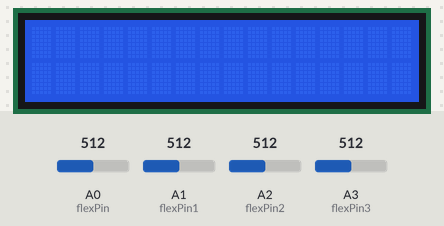
Bench run of a sketch on a simulated Arduino Uno, built with avr-gcc and run on an emulated ATmega328P. On the bench: 16×2 character LCD. The test bench sets the inputs (shaded band); at power-on: A0 (flexPin) = 512, A1 (flexPin1) = 512, A2 (flexPin2) = 512, A3 (flexPin3) = 512. Storage starts empty; the audio player accepts every command and is not drawn; what the sketch prints to the serial monitor is not drawn.

Above: at 1.2 s.
1.3 s: A0 (flexPin) set to 441
4.2 s: A0 (flexPin) set to 411
At 6.6 s:
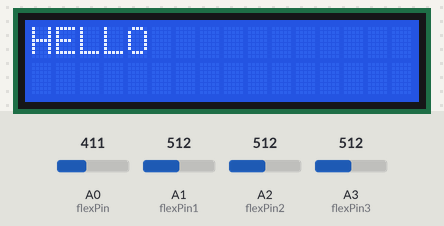
8.3 s: A1 (flexPin1) set to 415
At 10.9 s:
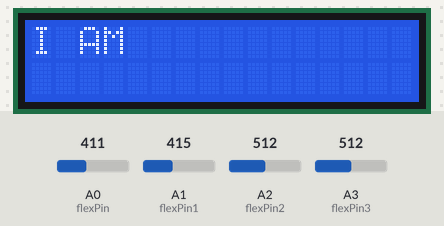
12.4 s: A2 (flexPin2) set to 306
At 14.9 s:
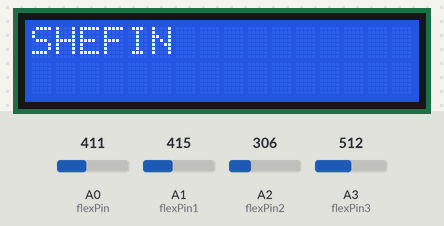
16.5 s: A1 (flexPin1) set to 435
At 18.9 s:
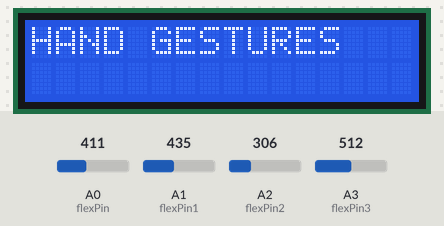
20.6 s: A3 (flexPin3) set to 30
At 23.0 s:
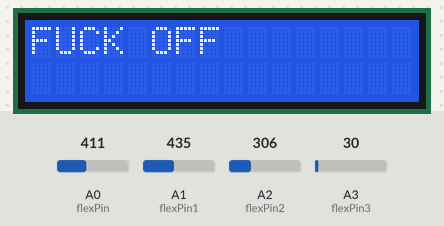
Timing chart, 0 to 24.5 s (numbered marks = the images above; inputs shaded):
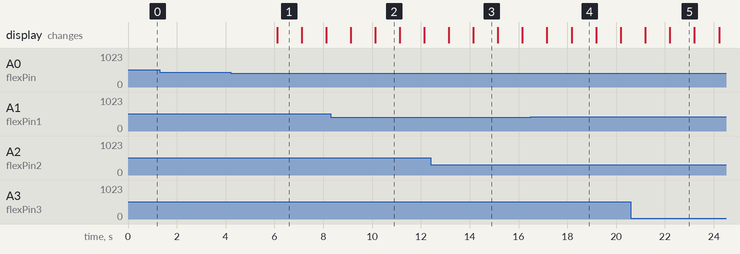

Measured:
- the behaviour switches between 425 and 424 on A0 (flexPin) (found by bisection; images 0 and 1)
- after the input at 1.3 s, every drawn part: stays the same
- after the input at 4.2 s, the display: changes after 1.9 s (image 1)
- after the input at 8.3 s, the display: first differs from a run without the input after 1.8 s (image 2)
- after the input at 12.4 s, the display: first differs from a run without the input after 1.7 s (image 3)
- after the input at 16.5 s, the display: first differs from a run without the input after 1.7 s (image 4)
- after the input at 20.6 s, the display: first differs from a run without the input after 1.6 s (image 5)
- what the display in image 1 shows lasts 1.0 s, from 6.1 s to 7.1 s

The sketch:

HANDTALK.ino
```cpp
#include <SD.h>
#define SD_ChipSelectPin 4
#include <TMRpcm.h>
#include <SPI.h>
#include <Wire.h>
#include <LiquidCrystal_I2C.h>
LiquidCrystal_I2C lcd(0x27, 2, 1, 0, 4, 5, 6, 7, 3, POSITIVE);
TMRpcm tmrpcm;
//Constants:
const int flexPin = A0; //pin A0 to read analog input
const int flexPin1=A1;
const int flexPin2=A2;
const int flexPin3=A3;
//Variables:
int value,value1,value2,value3; //save analog value
void setup() {
tmrpcm.speakerPin=8;
Serial.begin(9600);       //Begin serial communication
lcd.begin(16, 2);
if(!SD.begin(SD_ChipSelectPin))
{
  Serial.println("SD fail");
  return;
}
tmrpcm.setVolume(5);
}
void loop()
{
 value = analogRead(flexPin); //Read and save analog value from flex sensor
 value1=analogRead(flexPin1);
 value2=analogRead(flexPin2);
 value3=analogRead(flexPin3);
  Serial.println(value);               //Print value
  Serial.println(value1);
  Serial.println(value2);
  Serial.println(value3);
  delay(1000);                          //Small delay
  if(value<425 && value1>425 && value2>425 && value3>425){
    lcd.setCursor(0, 0);
    lcd.print("HELLO");
    tmrpcm.play("Hello.wav");
    delay(1000);
  }
  else if(value>425 && value1<425 && value2>425 && value3>425)
  {
    //digitalWrite(1,HIGH);
    lcd.setCursor(0, 0);
    lcd.print("THIS IS");
    tmrpcm.play("ThisIs.wav");
    delay(1000);
  }
  else if(value>425 && value1>425 && value2<425 && value3>425)
  {
    //digitalWrite(2,HIGH);
    lcd.setCursor(0, 0);
    lcd.print("HandTalk");
    tmrpcm.play("HandTalk.wav");
    delay(1000);
  }
  else if(value>425 && value1>425 && value2>425 && value3<425)
  {
    //digitalWrite(2,HIGH);
    lcd.setCursor(0, 0);
    tmrpcm.play("AYS.wav");
    lcd.print("AT YOUR SERVICE");
    delay(1000);
  }
  else if(value<425 && value1<425 && value2>425 && value3>425)
  {
    //digitalWrite(3,HIGH);
    lcd.setCursor(0, 0);
    tmrpcm.play("IAm.wav");
    lcd.print("I AM");
    delay(1000);
  }
  else if(value>425 && value1<425 && value2<425 && value3>425)
  {
    //digitalWrite(3,HIGH);
    lcd.setCursor(0, 0);
    tmrpcm.play("AI.wav");
    lcd.print("AN INTERPRETER");
    delay(1000);
  }
  else if(value>425 && value1>425 && value2<425 && value3<425)
  {
    //digitalWrite(4,HIGH);
    lcd.setCursor(0, 0);
    tmrpcm.play("WC.wav");
    lcd.print("WHICH CONVERTS");
    delay(1000);
  }
  else if(value<425 && value1>425 && value2<425 && value3>425)
  {
    //digitalWrite(4,HIGH);
    lcd.setCursor(0, 0);
    tmrpcm.play("HG.wav");
    lcd.print("HAND GESTURES");
    delay(1000);
  }
  else if(value>425 && value1<425 && value2>425 && value3<425)
  {
    //digitalWrite(5,HIGH);
    lcd.setCursor(0, 0);
    tmrpcm.play("TTAV.wav");
    lcd.print("TO TEXT AND VOICE");
    delay(1000);
  }
  else if(value<425 && value1>425 && value2>425 && value3<425)
  {
    //digitalWrite(5,HIGH);
    lcd.setCursor(0, 0);
    tmrpcm.play("Sushant.wav");
    lcd.print("SUSHANT");
    delay(1000);
  }
  else if(value<425 && value1<425 && value2<425 && value3>425)
  {
    //digitalWrite(6,HIGH);
    lcd.setCursor(0, 0);
    tmrpcm.play("Shefin.wav");
    lcd.print("SHEFIN");
    delay(1000);
  }
  else if(value>425 && value1<425 && value2<425 && value3<425)
  {
    //digitalWrite(6,HIGH);
    lcd.setCursor(0, 0);
    tmrpcm.play("Akshay.wav");
    lcd.print("AKSHAY");
    delay(1000);
  }
  else if(value<425 && value1<425 && value2>425 && value3<425)
  {
    //digitalWrite(7,HIGH);
    lcd.setCursor(0, 0);
    tmrpcm.play("SO.wav");
    lcd.print("SIGNING OFF");
    delay(1000);
  }

   else if(value<425 && value1>425 && value2<425 && value3<425)
  {
    //digitalWrite(8,HIGH);
    lcd.setCursor(0, 0);
    tmrpcm.play("ThankYou.wav");
    lcd.print("FUCK OFF");
    delay(1000);
  }
  lcd.clear();
}
```
